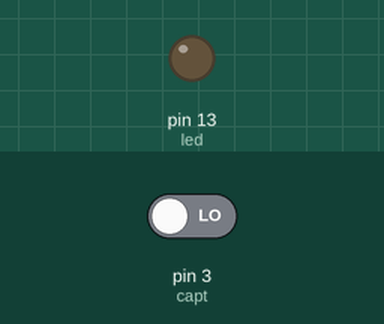
This sketch was run on a simulated Arduino Uno, built with avr-gcc and run on an emulated ATmega328P. Shown: output pins drawn as LEDs (lit = HIGH). The test bench sets the inputs (shaded band); at power-on: pin 3 (capt) LOW.

Above: at 1.2 s.
1.3 s: pin 3 (capt) driven HIGH
At 2.2 s:
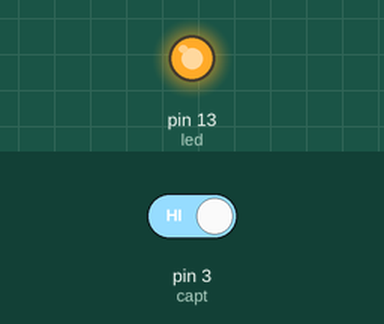
2.8 s: pin 3 (capt) driven LOW
At 3.4 s:
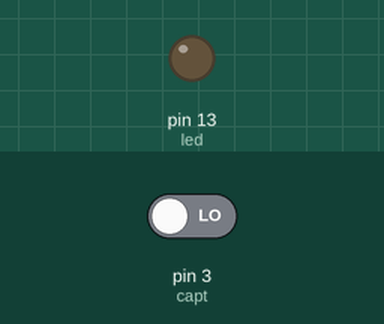
Timing chart, 0 to 5.8 s (numbered marks = the images above; inputs shaded):
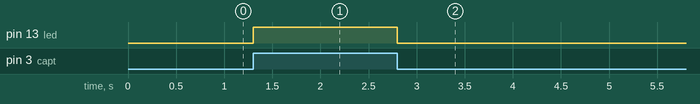

Measured:
- after the input at 1.3 s, pin 13 (led): LOW → HIGH at once
- after the input at 2.8 s, pin 13 (led): HIGH → LOW at once

The sketch:

sketch_may31a.ino
```cpp
// C++ code
//
int led=13;
int capt=3;
void setup()
{
  pinMode(led, OUTPUT);
  pinMode(capt, INPUT);

}

void loop()
{
  if (digitalRead(capt) == 1){
  digitalWrite(led,HIGH);
    }
  else
      {digitalWrite(led,LOW);
        }
}
```
